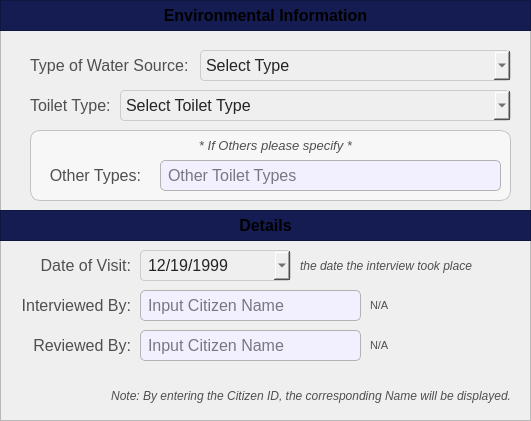
  <widget class="QFrame" name="basePopUpBodyFrame">
   <property name="geometry">
    <rect>
     <x>620</x>
     <y>60</y>
     <width>531</width>
     <height>421</height>
    </rect>
   </property>
   <property name="styleSheet">
    <string notr="true">#basePopUpBodyFrame {
	background-color: rgb(247, 247, 247);
	border: 1px solid rgb(194, 194, 194);
	border-radius: 10px;
}</string>
   </property>
   <property name="frameShape">
    <enum>QFrame::Shape::StyledPanel</enum>
   </property>
   <property name="frameShadow">
    <enum>QFrame::Shadow::Raised</enum>
   </property>
   <widget class="QFrame" name="basePopUpTitleFrame_3">
    <property name="geometry">
     <rect>
      <x>0</x>
      <y>0</y>
      <width>531</width>
      <height>31</height>
     </rect>
    </property>
    <property name="styleSheet">
     <string notr="true">#basePopUpTitleFrame_3 {
	background-color: #141c52;
}</string>
    </property>
    <property name="frameShape">
     <enum>QFrame::Shape::StyledPanel</enum>
    </property>
    <property name="frameShadow">
     <enum>QFrame::Shadow::Raised</enum>
    </property>
    <widget class="QLabel" name="label_title_3">
     <property name="geometry">
      <rect>
       <x>0</x>
       <y>0</y>
       <width>531</width>
       <height>31</height>
      </rect>
     </property>
     <property name="font">
      <font>
       <family>Arial</family>
       <pointsize>12</pointsize>
       <bold>true</bold>
      </font>
     </property>
     <property name="styleSheet">
      <string notr="true">#label_title{
	background-color:transparent;
	color: rgb(255, 255, 255);
}</string>
     </property>
     <property name="text">
      <string>Environmental Information</string>
     </property>
     <property name="alignment">
      <set>Qt::AlignmentFlag::AlignCenter</set>
     </property>
    </widget>
   </widget>
   <widget class="QComboBox" name="register_household_comboBox_WaterSource">
    <property name="geometry">
     <rect>
      <x>200</x>
      <y>50</y>
      <width>311</width>
      <height>31</height>
     </rect>
    </property>
    <property name="font">
     <font>
      <family>Arial</family>
      <pointsize>12</pointsize>
     </font>
    </property>
    <property name="styleSheet">
     <string notr="true">#register_household_comboBox_WaterSource{
	background-color: rgb(239, 239, 239); /* Correct property name */
    color: #242424; /* Set text color to black for better contrast */
    border: 1px solid #ccc; /* Optional: Add a light border */
    padding: 5px; /* Optional: Add some padding */
    border-radius: 4px; /* Optional: Rounded corners */
}</string>
    </property>
    <property name="placeholderText">
     <string>Select Type</string>
    </property>
    <property name="duplicatesEnabled">
     <bool>false</bool>
    </property>
    <item>
     <property name="text">
      <string>Level 1 - Point Source</string>
     </property>
    </item>
    <item>
     <property name="text">
      <string>Level 2 - Communal Faucet</string>
     </property>
    </item>
    <item>
     <property name="text">
      <string>Level 3 - Individual Connection</string>
     </property>
    </item>
   </widget>
   <widget class="QLabel" name="register_household_labelWaterSource">
    <property name="geometry">
     <rect>
      <x>30</x>
      <y>50</y>
      <width>161</width>
      <height>31</height>
     </rect>
    </property>
    <property name="font">
     <font>
      <family>Arial</family>
      <pointsize>12</pointsize>
     </font>
    </property>
    <property name="styleSheet">
     <string notr="true">#register_household_labelWaterSource {
	background-color: transparent;
	color: #4f4f4f;
}
</string>
    </property>
    <property name="text">
     <string>Type of Water Source:</string>
    </property>
    <property name="alignment">
     <set>Qt::AlignmentFlag::AlignLeading|Qt::AlignmentFlag::AlignLeft|Qt::AlignmentFlag::AlignVCenter</set>
    </property>
   </widget>
   <widget class="QComboBox" name="register_household_comboBox_ToiletType">
    <property name="geometry">
     <rect>
      <x>120</x>
      <y>90</y>
      <width>391</width>
      <height>31</height>
     </rect>
    </property>
    <property name="font">
     <font>
      <family>Arial</family>
      <pointsize>12</pointsize>
     </font>
    </property>
    <property name="styleSheet">
     <string notr="true">#register_household_comboBox_ToiletType{
	background-color: rgb(239, 239, 239); /* Correct property name */
    color: #242424; /* Set text color to black for better contrast */
    border: 1px solid #ccc; /* Optional: Add a light border */
    padding: 5px; /* Optional: Add some padding */
    border-radius: 4px; /* Optional: Rounded corners */
}</string>
    </property>
    <property name="placeholderText">
     <string>Select Toilet Type</string>
    </property>
    <property name="duplicatesEnabled">
     <bool>false</bool>
    </property>
    <item>
     <property name="text">
      <string>None</string>
     </property>
    </item>
    <item>
     <property name="text">
      <string>A - Pourflush type connected to septic tank</string>
     </property>
    </item>
    <item>
     <property name="text">
      <string>B - Pourflush toilet connected to septic tank and to Sewerage System</string>
     </property>
    </item>
    <item>
     <property name="text">
      <string>C - Ventilated Pit (VIP) latrine</string>
     </property>
    </item>
    <item>
     <property name="text">
      <string>D - Water-sealed toilet</string>
     </property>
    </item>
    <item>
     <property name="text">
      <string>E - Overhung latrine</string>
     </property>
    </item>
    <item>
     <property name="text">
      <string>F - Open pit latrine</string>
     </property>
    </item>
    <item>
     <property name="text">
      <string>G - Without toilet</string>
     </property>
    </item>
    <item>
     <property name="text">
      <string>Others</string>
     </property>
    </item>
   </widget>
   <widget class="QLabel" name="register_household_labelToiletType">
    <property name="geometry">
     <rect>
      <x>30</x>
      <y>90</y>
      <width>81</width>
      <height>31</height>
     </rect>
    </property>
    <property name="font">
     <font>
      <family>Arial</family>
      <pointsize>12</pointsize>
     </font>
    </property>
    <property name="styleSheet">
     <string notr="true">#register_household_labelToiletType {
	background-color: transparent;
	color: #4f4f4f;
}
</string>
    </property>
    <property name="text">
     <string>Toilet Type:</string>
    </property>
    <property name="alignment">
     <set>Qt::AlignmentFlag::AlignLeading|Qt::AlignmentFlag::AlignLeft|Qt::AlignmentFlag::AlignVCenter</set>
    </property>
   </widget>
   <widget class="QFrame" name="basePopUpTitleFrame_4">
    <property name="geometry">
     <rect>
      <x>0</x>
      <y>210</y>
      <width>531</width>
      <height>31</height>
     </rect>
    </property>
    <property name="styleSheet">
     <string notr="true">#basePopUpTitleFrame_4 {
	background-color: #141c52;
}</string>
    </property>
    <property name="frameShape">
     <enum>QFrame::Shape::StyledPanel</enum>
    </property>
    <property name="frameShadow">
     <enum>QFrame::Shadow::Raised</enum>
    </property>
    <widget class="QLabel" name="label_title_4">
     <property name="geometry">
      <rect>
       <x>0</x>
       <y>0</y>
       <width>531</width>
       <height>31</height>
      </rect>
     </property>
     <property name="font">
      <font>
       <family>Arial</family>
       <pointsize>12</pointsize>
       <bold>true</bold>
      </font>
     </property>
     <property name="styleSheet">
      <string notr="true">#label_title{
	background-color:transparent;
	color: rgb(255, 255, 255);
}</string>
     </property>
     <property name="text">
      <string>Details</string>
     </property>
     <property name="alignment">
      <set>Qt::AlignmentFlag::AlignCenter</set>
     </property>
    </widget>
   </widget>
   <widget class="QLabel" name="register_household_labelDOV">
    <property name="geometry">
     <rect>
      <x>20</x>
      <y>250</y>
      <width>111</width>
      <height>31</height>
     </rect>
    </property>
    <property name="font">
     <font>
      <family>Arial</family>
      <pointsize>12</pointsize>
     </font>
    </property>
    <property name="styleSheet">
     <string notr="true">#register_household_labelDOV{
	background-color:transparent;
	color:#4f4f4f;
}</string>
    </property>
    <property name="text">
     <string>Date of Visit:</string>
    </property>
    <property name="alignment">
     <set>Qt::AlignmentFlag::AlignRight|Qt::AlignmentFlag::AlignTrailing|Qt::AlignmentFlag::AlignVCenter</set>
    </property>
   </widget>
   <widget class="QDateEdit" name="register_household_date_DOV">
    <property name="geometry">
     <rect>
      <x>140</x>
      <y>250</y>
      <width>151</width>
      <height>31</height>
     </rect>
    </property>
    <property name="font">
     <font>
      <family>Arial</family>
      <pointsize>12</pointsize>
     </font>
    </property>
    <property name="styleSheet">
     <string notr="true">#register_household_date_DOV{
	background-color: rgb(239, 239, 239); /* Correct property name */
    color: #242424; /* Set text color to black for better contrast */
    border: 1px solid #ccc; /* Optional: Add a light border */
    padding: 5px; /* Optional: Add some padding */
    border-radius: 4px; /* Optional: Rounded corners */
}</string>
    </property>
    <property name="dateTime">
     <datetime>
      <hour>0</hour>
      <minute>0</minute>
      <second>0</second>
      <year>1999</year>
      <month>12</month>
      <day>19</day>
     </datetime>
    </property>
    <property name="displayFormat">
     <string>MM/dd/yyyy</string>
    </property>
    <property name="calendarPopup">
     <bool>true</bool>
    </property>
    <property name="currentSectionIndex">
     <number>0</number>
    </property>
    <property name="timeSpec">
     <enum>Qt::TimeSpec::UTC</enum>
    </property>
   </widget>
   <widget class="QLabel" name="register_household_labelInterviewedBy">
    <property name="geometry">
     <rect>
      <x>20</x>
      <y>290</y>
      <width>111</width>
      <height>31</height>
     </rect>
    </property>
    <property name="font">
     <font>
      <family>Arial</family>
      <pointsize>12</pointsize>
     </font>
    </property>
    <property name="styleSheet">
     <string notr="true">#register_household_labelInterviewedBy{
	background-color:transparent;
	color:#4f4f4f;
}</string>
    </property>
    <property name="text">
     <string>Interviewed By:</string>
    </property>
    <property name="alignment">
     <set>Qt::AlignmentFlag::AlignRight|Qt::AlignmentFlag::AlignTrailing|Qt::AlignmentFlag::AlignVCenter</set>
    </property>
   </widget>
   <widget class="QLineEdit" name="register_household_InterviewedBy">
    <property name="geometry">
     <rect>
      <x>140</x>
      <y>290</y>
      <width>221</width>
      <height>31</height>
     </rect>
    </property>
    <property name="font">
     <font>
      <family>Arial</family>
      <pointsize>12</pointsize>
     </font>
    </property>
    <property name="styleSheet">
     <string notr="true">#register_household_InterviewedBy{
	border: 1px solid #b3b3b3;  /* Black border */
    border-radius: 5px;        /* Rounded corners */
    padding: 5px;               /* Inner spacing */
    background-color: #f2efff;  /* Gray background */
    color: #000000; 
}

</string>
    </property>
    <property name="text">
     <string/>
    </property>
    <property name="maxLength">
     <number>35</number>
    </property>
    <property name="placeholderText">
     <string>Input Citizen Name</string>
    </property>
   </widget>
   <widget class="QLineEdit" name="register_household_ReviewedBy">
    <property name="geometry">
     <rect>
      <x>140</x>
      <y>330</y>
      <width>221</width>
      <height>31</height>
     </rect>
    </property>
    <property name="font">
     <font>
      <family>Arial</family>
      <pointsize>12</pointsize>
     </font>
    </property>
    <property name="styleSheet">
     <string notr="true">#register_household_ReviewedBy{
	border: 1px solid #b3b3b3;  /* Black border */
    border-radius: 5px;        /* Rounded corners */
    padding: 5px;               /* Inner spacing */
    background-color: #f2efff;  /* Gray background */
    color: #000000; 
}

</string>
    </property>
    <property name="text">
     <string/>
    </property>
    <property name="maxLength">
     <number>35</number>
    </property>
    <property name="placeholderText">
     <string>Input Citizen Name</string>
    </property>
   </widget>
   <widget class="QLabel" name="register_household_labelReviewedBy">
    <property name="geometry">
     <rect>
      <x>20</x>
      <y>330</y>
      <width>111</width>
      <height>31</height>
     </rect>
    </property>
    <property name="font">
     <font>
      <family>Arial</family>
      <pointsize>12</pointsize>
     </font>
    </property>
    <property name="styleSheet">
     <string notr="true">#register_household_labelReviewedBy{
	background-color:transparent;
	color:#4f4f4f;
}</string>
    </property>
    <property name="text">
     <string>Reviewed By:</string>
    </property>
    <property name="alignment">
     <set>Qt::AlignmentFlag::AlignRight|Qt::AlignmentFlag::AlignTrailing|Qt::AlignmentFlag::AlignVCenter</set>
    </property>
   </widget>
   <widget class="QLabel" name="DateofVisit_2">
    <property name="geometry">
     <rect>
      <x>300</x>
      <y>250</y>
      <width>211</width>
      <height>31</height>
     </rect>
    </property>
    <property name="font">
     <font>
      <family>Arial</family>
      <pointsize>9</pointsize>
      <italic>true</italic>
      <bold>false</bold>
     </font>
    </property>
    <property name="styleSheet">
     <string notr="true">#DateofVisit_2 {
	background-color: transparent;
	color: #4f4f4f;
}
</string>
    </property>
    <property name="text">
     <string>the date the interview took place</string>
    </property>
    <property name="alignment">
     <set>Qt::AlignmentFlag::AlignLeading|Qt::AlignmentFlag::AlignLeft|Qt::AlignmentFlag::AlignVCenter</set>
    </property>
   </widget>
   <widget class="QLabel" name="register_household_displayInterviewedBy">
    <property name="geometry">
     <rect>
      <x>370</x>
      <y>290</y>
      <width>131</width>
      <height>31</height>
     </rect>
    </property>
    <property name="font">
     <font>
      <family>Arial</family>
      <pointsize>8</pointsize>
     </font>
    </property>
    <property name="styleSheet">
     <string notr="true">#register_household_displayInterviewedBy{
	background-color:transparent;
	color:#4f4f4f;
}</string>
    </property>
    <property name="text">
     <string>N/A</string>
    </property>
    <property name="alignment">
     <set>Qt::AlignmentFlag::AlignLeading|Qt::AlignmentFlag::AlignLeft|Qt::AlignmentFlag::AlignVCenter</set>
    </property>
   </widget>
   <widget class="QLabel" name="register_household_displayReviewedBy">
    <property name="geometry">
     <rect>
      <x>370</x>
      <y>330</y>
      <width>131</width>
      <height>31</height>
     </rect>
    </property>
    <property name="font">
     <font>
      <family>Arial</family>
      <pointsize>8</pointsize>
     </font>
    </property>
    <property name="styleSheet">
     <string notr="true">#register_household_displayReviewedBy{
	background-color:transparent;
	color:#4f4f4f;
}</string>
    </property>
    <property name="text">
     <string>N/A</string>
    </property>
    <property name="alignment">
     <set>Qt::AlignmentFlag::AlignLeading|Qt::AlignmentFlag::AlignLeft|Qt::AlignmentFlag::AlignVCenter</set>
    </property>
   </widget>
   <widget class="QLabel" name="notenote_2">
    <property name="geometry">
     <rect>
      <x>80</x>
      <y>380</y>
      <width>431</width>
      <height>31</height>
     </rect>
    </property>
    <property name="font">
     <font>
      <family>Arial</family>
      <pointsize>9</pointsize>
      <italic>true</italic>
      <bold>false</bold>
     </font>
    </property>
    <property name="styleSheet">
     <string notr="true">#notenote_2 {
	background-color: transparent;
	color: #4f4f4f;
}
</string>
    </property>
    <property name="text">
     <string>Note: By entering the Citizen ID, the corresponding Name will be displayed.</string>
    </property>
    <property name="alignment">
     <set>Qt::AlignmentFlag::AlignRight|Qt::AlignmentFlag::AlignTrailing|Qt::AlignmentFlag::AlignVCenter</set>
    </property>
   </widget>
   <widget class="QFrame" name="basePopUpBodyFrame_5">
    <property name="geometry">
     <rect>
      <x>30</x>
      <y>130</y>
      <width>481</width>
      <height>71</height>
     </rect>
    </property>
    <property name="styleSheet">
     <string notr="true">#basePopUpBodyFrame_5 {
	background-color: rgb(247, 247, 247);
	border: 1px solid rgb(194, 194, 194);
	border-radius: 10px;
}</string>
    </property>
    <property name="frameShape">
     <enum>QFrame::Shape::StyledPanel</enum>
    </property>
    <property name="frameShadow">
     <enum>QFrame::Shadow::Raised</enum>
    </property>
    <widget class="QLabel" name="labelNote_4">
     <property name="geometry">
      <rect>
       <x>0</x>
       <y>0</y>
       <width>491</width>
       <height>31</height>
      </rect>
     </property>
     <property name="font">
      <font>
       <family>Arial</family>
       <pointsize>10</pointsize>
       <italic>true</italic>
       <bold>false</bold>
      </font>
     </property>
     <property name="styleSheet">
      <string notr="true">#labelNote_4 {
	background-color: transparent;
	color: #4f4f4f;
}
</string>
     </property>
     <property name="text">
      <string>* If Others please specify *</string>
     </property>
     <property name="alignment">
      <set>Qt::AlignmentFlag::AlignCenter</set>
     </property>
    </widget>
    <widget class="QLabel" name="register_household_labelOthers">
     <property name="geometry">
      <rect>
       <x>10</x>
       <y>30</y>
       <width>101</width>
       <height>31</height>
      </rect>
     </property>
     <property name="font">
      <font>
       <family>Arial</family>
       <pointsize>12</pointsize>
       <bold>false</bold>
      </font>
     </property>
     <property name="styleSheet">
      <string notr="true">#register_household_labelOthers {
	background-color: transparent;
	color: #4f4f4f;
}
</string>
     </property>
     <property name="text">
      <string>Other Types:</string>
     </property>
     <property name="alignment">
      <set>Qt::AlignmentFlag::AlignRight|Qt::AlignmentFlag::AlignTrailing|Qt::AlignmentFlag::AlignVCenter</set>
     </property>
    </widget>
    <widget class="QLineEdit" name="register_household_Others">
     <property name="geometry">
      <rect>
       <x>130</x>
       <y>30</y>
       <width>341</width>
       <height>31</height>
      </rect>
     </property>
     <property name="font">
      <font>
       <family>Arial</family>
       <pointsize>12</pointsize>
      </font>
     </property>
     <property name="styleSheet">
      <string notr="true">#register_household_Others{
	border: 1px solid #b3b3b3;  /* Black border */
    border-radius: 5px;        /* Rounded corners */
    padding: 5px;               /* Inner spacing */
    background-color: #f2efff;  /* Gray background */
    color: #000000; 
}

</string>
     </property>
     <property name="text">
      <string/>
     </property>
     <property name="maxLength">
      <number>30</number>
     </property>
     <property name="placeholderText">
      <string>Other Toilet Types</string>
     </property>
    </widget>
   </widget>
  </widget>
